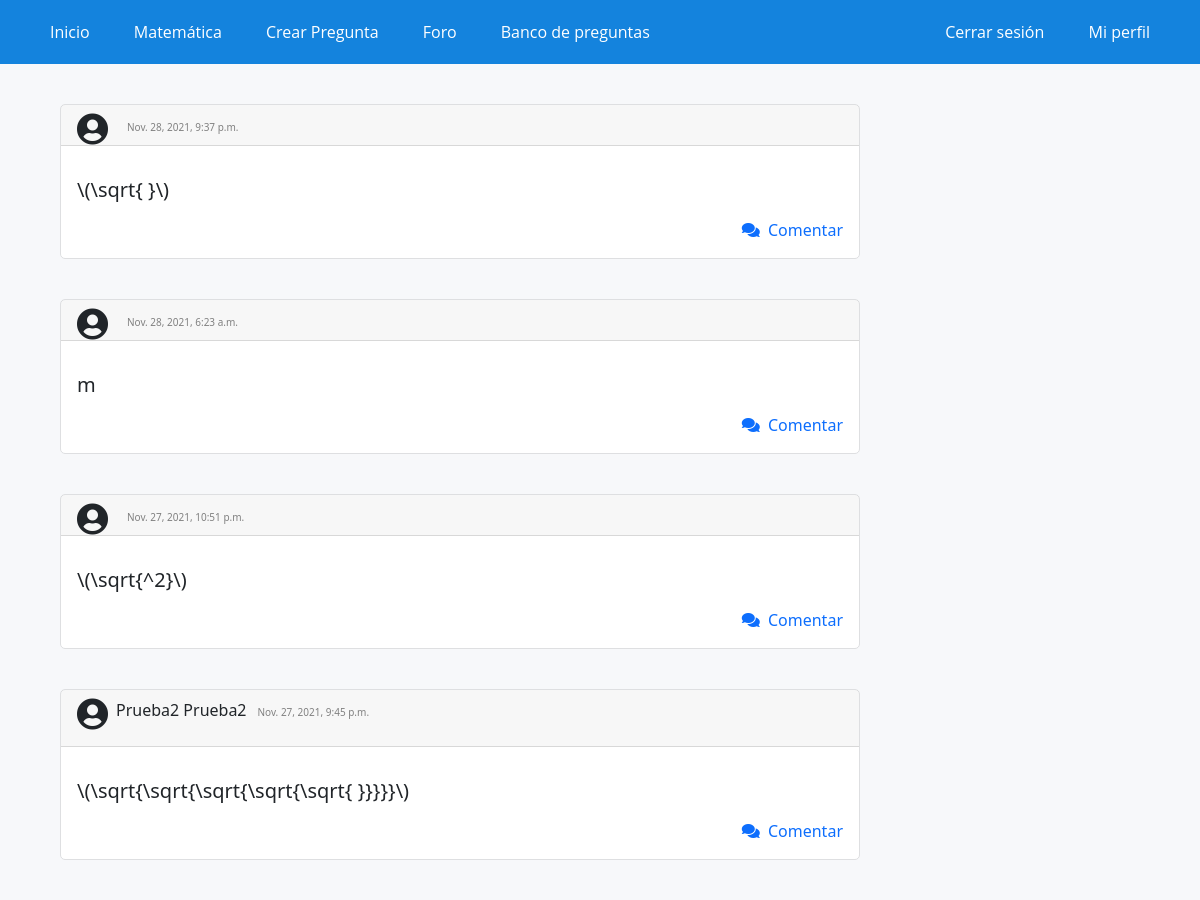
Before: /foro/ (signed in, upper part) with the older database file.
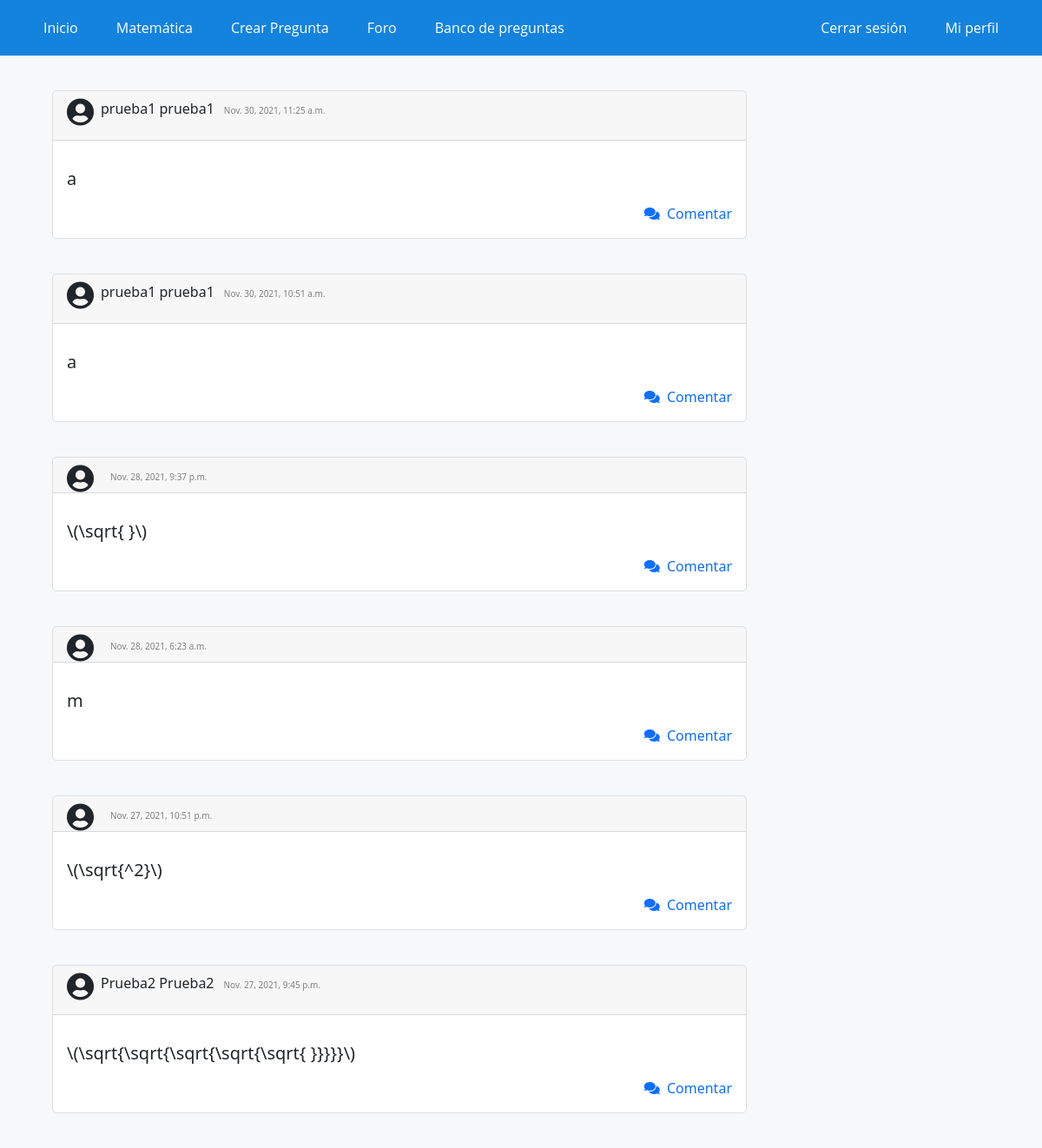
After: the same page with the newer database file.
### WebApp/models.py (models this page shows, shortened)
class PostForo(models.Model):
    usuario = models.ForeignKey(settings.AUTH_USER_MODEL, on_delete=models.CASCADE)
    sigla = models.CharField(max_length=7, choices=siglas)
    texto = models.TextField()
    slug = models.SlugField(unique=True, blank=True)
    tiempo = models.DateTimeField(auto_now_add=True)
    class Meta:
        ordering = ['-tiempo']

### WebApp/views.py (the view)
# urls.py: path('foro/', foro, name="foro1"),
def foro(request):
    post = PostForo.objects.all()
    contexto = {
        'post': post
    }
    return render(request, 'app/foro.html', contexto)

### WebApp/templates/app/foro.html (shortened to what this page needs)
{% extends 'app/base.html' %}
{% load static %}
{% block contenido %}
<div class="elContenedor">
    <p>
        {% for post in post %}
        <div class="preguntas mb-3" style="max-width: 800px;">
            <div class="card-header"><i style="float: left; " class="svg-inline--fa fas fa-user-circle fa-2x">&nbsp;</i>
                <p style="display: inline-block; ">{{post.usuario.first_name}}{{" "}}{{post.usuario.last_name}}</p> &nbsp;<h7 style="color: gray; font-size: 10px;">
                    {{post.tiempo}}</h7>
            </div>
            <div class="card-body">
                <p class="card-text">
                    <h5>{{post.texto}}</h5>
                </p>
                <div>
                    <a style="text-decoration: none;" href="{% url 'foro2' post.pk %}">
                        <div style="text-align: right;"><i class="fas fa-comments "></i>&nbsp;&nbsp;Comentar</div>
                    </a>
                </div>
            </div>
        </div>
        {% endfor %}
    </p>
</div>
{% endblock %}

Changed rows visible on the page:
added PostForo: usuario.first_name "prueba1", usuario.last_name "prueba1", tiempo "Nov. 30, 2021, 11:25 a.m.", texto "a"
added PostForo: usuario.first_name "prueba1", usuario.last_name "prueba1", tiempo "Nov. 30, 2021, 10:51 a.m.", texto "a"
